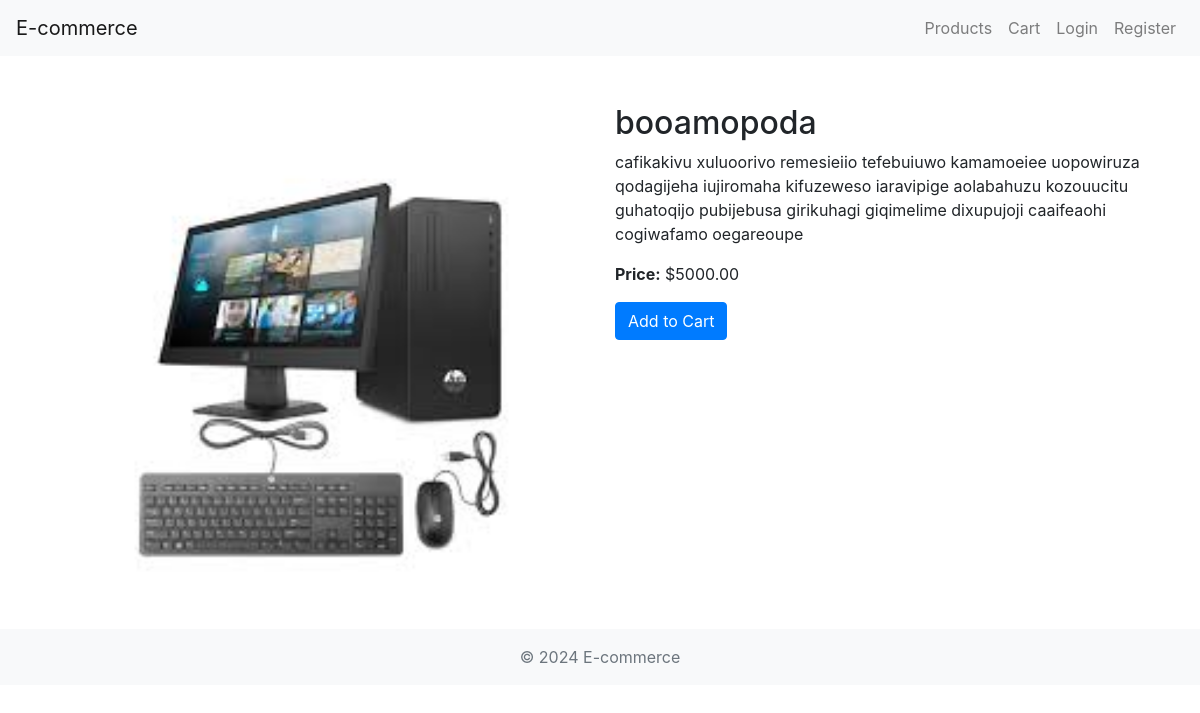
Page /store/products/73/ on the committed database.
### store/models.py (models this page shows, shortened)
class Product(models.Model):
    category = models.ForeignKey(Category, on_delete=models.CASCADE,default='general')
    name = models.CharField(max_length=200)
    description = models.TextField()
    image = models.ImageField(upload_to='product_images/', null=True, blank=True, storage=non_locking_storage)
    image1 = models.ImageField(upload_to='product_images/', null=True, blank=True,storage=non_locking_storage)
    image2 = models.ImageField(upload_to='product_images/', null=True, blank=True,storage=non_locking_storage)
    image3 = models.ImageField(upload_to='product_images/', null=True, blank=True,storage=non_locking_storage)
    delivery = models.CharField(max_length=32)
    price = models.DecimalField(max_digits=10, decimal_places=2)
    stock = models.IntegerField()
    available= models.BooleanField()

### store/views.py (the view)
# urls.py: path('products/<int:pk>/',ProductDetailView.as_view(),name='product_detail'),
class ProductDetailView(DetailView):
    model = Product
    template_name = 'store/product_detail.html'
    context_object_name = 'product'

### store/templates/store/product_detail.html (shortened to what this page needs)
{% extends 'store/base.html' %}
{% block content %}
<div class="container mt-5">
    <div class="row">
        <div class="col-md-6">
            <div class="carousel slide" id="productImagesCarousel" data-ride="carousel">
                <div class="carousel-inner">
                    <div class="carousel-item active">
                        <img src="{{ product.image1.url }}" class="d-block w-100" alt="{{ product.name }}">
                    </div>
                </div>
                <a class="carousel-control-prev" href="#productImagesCarousel" role="button" data-slide="prev">
                    <span class="carousel-control-prev-icon" aria-hidden="true"></span>
                </a>
                <a class="carousel-control-next" href="#productImagesCarousel" role="button" data-slide="next">
                    <span class="carousel-control-next-icon" aria-hidden="true"></span>
                </a>
            </div>
        </div>
        <div class="col-md-6">
            <h2>{{ product.name }}</h2>
            <p>{{ product.description }}</p>
            <p><strong>Price:</strong> ${{ product.price }}</p>
            <a href="{% url 'add_to_cart' product.id %}" class="btn btn-primary">Add to Cart</a>
        </div>
    </div>
</div>
{% endblock %}

### rows in the picture
Product: image1 (picture), name "booamopoda", description "cafikakivu xuluoorivo remesieiio tefebuiuwo kamamoeiee uopowiruza qodagijeha iujiromaha kifuzeweso iaravipige aolabahuzu kozouucitu guhatoqijo pubijebusa girikuhagi giqimelime dixupujoji caaifeaohi cogiwafamo oegareoupe", price "5000.00"
